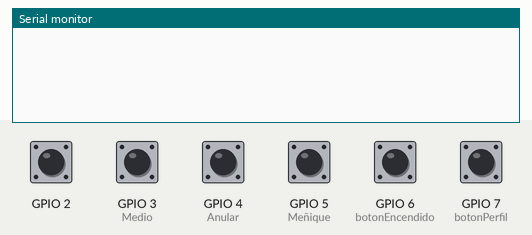
Recording of a sketch running on a simulated ESP32-S3. Shown: the last lines printed to the serial monitor. The test bench sets the inputs (shaded band); at power-on: GPIO 2, GPIO 3 (Medio), GPIO 4 (Anular), GPIO 5 (Meñique), GPIO 6 (botonEncendido), GPIO 7 (botonPerfil) HIGH.

Above: at 1.2 s.
1.3 s: GPIO 2 pulled LOW for 0.25 s
At 1.8 s:
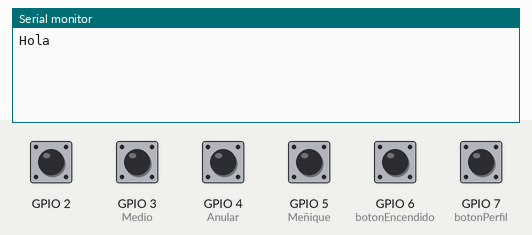
3.0 s: GPIO 3 (Medio) pulled LOW for 0.25 s
At 4.4 s:
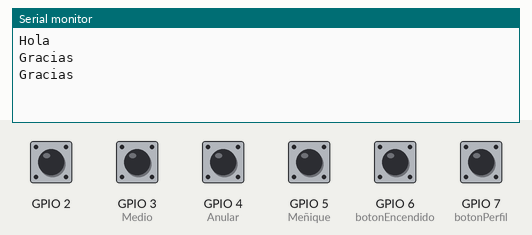
4.7 s: GPIO 4 (Anular) pulled LOW for 0.25 s
At 5.6 s:
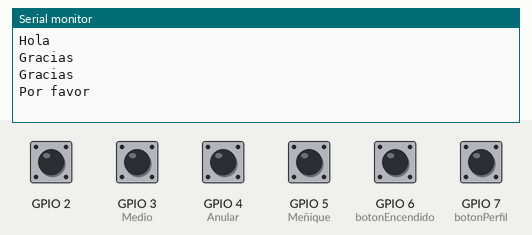
6.4 s: GPIO 5 (Meñique) pulled LOW for 0.25 s
At 7.0 s:
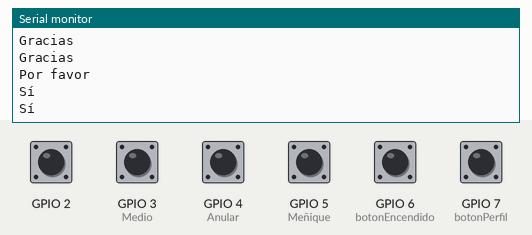
8.1 s: GPIO 6 (botonEncendido) pulled LOW for 0.25 s
At 9.4 s:
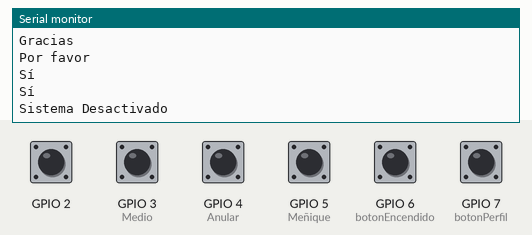
9.8 s: GPIO 7 (botonPerfil) pulled LOW for 0.25 s
At 10.6 s:
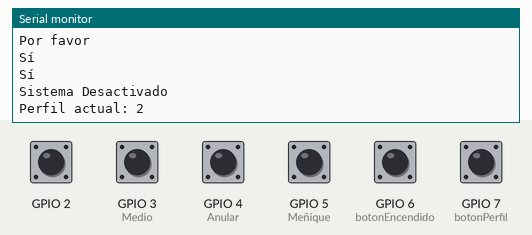

The sketch:

esp32v1.ino
```cpp
const int botonEncendido = 6;
const int botonPerfil = 7;

bool sistemaActivo = true;
int perfilActual = 1;

unsigned long ultimoCambioEncendido = 0;
unsigned long ultimoCambioPerfil = 0;

void setup() {
  pinMode(2, INPUT_PULLUP); // Índice
  pinMode(3, INPUT_PULLUP); // Medio
  pinMode(4, INPUT_PULLUP); // Anular
  pinMode(5, INPUT_PULLUP); // Meñique

  pinMode(botonEncendido, INPUT_PULLUP);
  pinMode(botonPerfil, INPUT_PULLUP);

  Serial.begin(9600);
}

void loop() {
  unsigned long ahora = millis();

  // --- Botón de encendido/apagado ---
  if (digitalRead(botonEncendido) == LOW && ahora - ultimoCambioEncendido > 500) {
    sistemaActivo = !sistemaActivo;
    ultimoCambioEncendido = ahora;
    Serial.print("Sistema ");
    Serial.println(sistemaActivo ? "Activado" : "Desactivado");
  }

  // --- Botón de cambio de perfil ---
  if (digitalRead(botonPerfil) == LOW && ahora - ultimoCambioPerfil > 500) {
    perfilActual++;
    if (perfilActual > 4) perfilActual = 1;
    ultimoCambioPerfil = ahora;
    Serial.print("Perfil actual: ");
    Serial.println(perfilActual);
  }

  if (!sistemaActivo) return;

  // Detección de dedos
  bool i = !digitalRead(2); // índice
  bool m = !digitalRead(3); // medio
  bool a = !digitalRead(4); // anular
  bool me = !digitalRead(5); // meñique

  // Combinaciones
  bool comb1000 = i && !m && !a && !me;
  bool comb0100 = !i && m && !a && !me;
  bool comb0010 = !i && !m && a && !me;
  bool comb0001 = !i && !m && !a && me;

  bool comb1100 = i && m && !a && !me;
  bool comb1010 = i && !m && a && !me;
  bool comb1001 = i && !m && !a && me;
  bool comb0110 = !i && m && a && !me;
  bool comb0101 = !i && m && !a && me;
  bool comb0011 = !i && !m && a && me;

  bool comb1110 = i && m && a && !me;
  bool comb1101 = i && m && !a && me;
  bool comb1011 = i && !m && a && me;
  bool comb0111 = !i && m && a && me;
  bool comb1111 = i && m && a && me;

  // Selección de perfil
  if (perfilActual == 1) {
    if (comb1000) Serial.println("Hola");
    if (comb0100) Serial.println("Gracias");
    if (comb0010) Serial.println("Por favor");
    if (comb0001) Serial.println("Sí");
    if (comb1100) Serial.println("No");
    if (comb1010) Serial.println("Ayuda");
    if (comb1001) Serial.println("Me duele");
    if (comb0110) Serial.println("Llama a alguien");
    if (comb0101) Serial.println("Tengo hambre");
    if (comb0011) Serial.println("Tengo sed");
    if (comb1110) Serial.println("Vamos");
    if (comb1101) Serial.println("Espera");
    if (comb1011) Serial.println("Allí");
    if (comb0111) Serial.println("Estoy perdido");
    if (comb1111) Serial.println("Saludos a todos");
  }

  else if (perfilActual == 2) {
    if (comb1000) Serial.println("¿Cuál es la tarea?");
    if (comb0100) Serial.println("Soy TechTalk");
    if (comb0010) Serial.println("Repite por favor");
    if (comb0001) Serial.println("¿Qué página?");
    if (comb1100) Serial.println("Estoy en clase");
    if (comb1010) Serial.println("Necesito ayuda con esto");
    if (comb1001) Serial.println("Profe, tengo una duda");
    if (comb0110) Serial.println("¿A qué hora salimos?");
    if (comb0101) Serial.println("¿Hay examen?");
    if (comb0011) Serial.println("¿Es obligatorio?");
    if (comb1110) Serial.println("Silencio, por favor");
    if (comb1101) Serial.println("¿Hay tarea?");
    if (comb1011) Serial.println("Ya terminé");
    if (comb0111) Serial.println("No he acabado");
    if (comb1111) Serial.println("Hola Soy Mariana Mahecha Villanueva");
  }

  else if (perfilActual == 3) {
    if (comb1000) Serial.println("Enciende la luz");
    if (comb0100) Serial.println("Apaga el televisor");
    if (comb0010) Serial.println("Tengo frío");
    if (comb0001) Serial.println("Tengo calor");
    if (comb1100) Serial.println("Sube el volumen");
    if (comb1010) Serial.println("Baja el volumen");
    if (comb1001) Serial.println("Abre la ventana");
    if (comb0110) Serial.println("Cierra la puerta");
    if (comb0101) Serial.println("Quiero ver una película");
    if (comb0011) Serial.println("Pon música");
    if (comb1110) Serial.println("Haz silencio");
    if (comb1101) Serial.println("No me molesten");
    if (comb1011) Serial.println("Estoy ocupado");
    if (comb0111) Serial.println("Estoy disponible");
    if (comb1111) Serial.println("Hora de dormir");
  }

  else if (perfilActual == 4) {
    if (comb1000) Serial.println("Estoy feliz");
    if (comb0100) Serial.println("Estoy triste");
    if (comb0010) Serial.println("Tengo miedo");
    if (comb0001) Serial.println("Estoy cansado");
    if (comb1100) Serial.println("Estoy aburrido");
    if (comb1010) Serial.println("Estoy emocionado");
    if (comb1001) Serial.println("Estoy nervioso");
    if (comb0110) Serial.println("Estoy tranquilo");
    if (comb0101) Serial.println("Estoy enojado");
    if (comb0011) Serial.println("Estoy confundido");
    if (comb1110) Serial.println("Me siento bien");
    if (comb1101) Serial.println("No me siento bien");
    if (comb1011) Serial.println("Estoy solo");
    if (comb0111) Serial.println("Estoy acompañado");
    if (comb1111) Serial.println("Quiero hablar");
  }

  delay(200);
}
```

Measured:
- after the input at 1.3 s, the serial monitor: prints a new line after 0.10 s (image 1)
- after the input at 3.0 s, the serial monitor: prints a new line at once (image 2)
- after the input at 4.7 s, the serial monitor: prints a new line after 0.10 s (image 3)
- after the input at 6.4 s, the serial monitor: prints a new line at once (image 4)
- after the input at 8.1 s, the serial monitor: prints a new line after 0.10 s (image 5)
- after the input at 9.8 s, the serial monitor: prints a new line at once (image 6)
